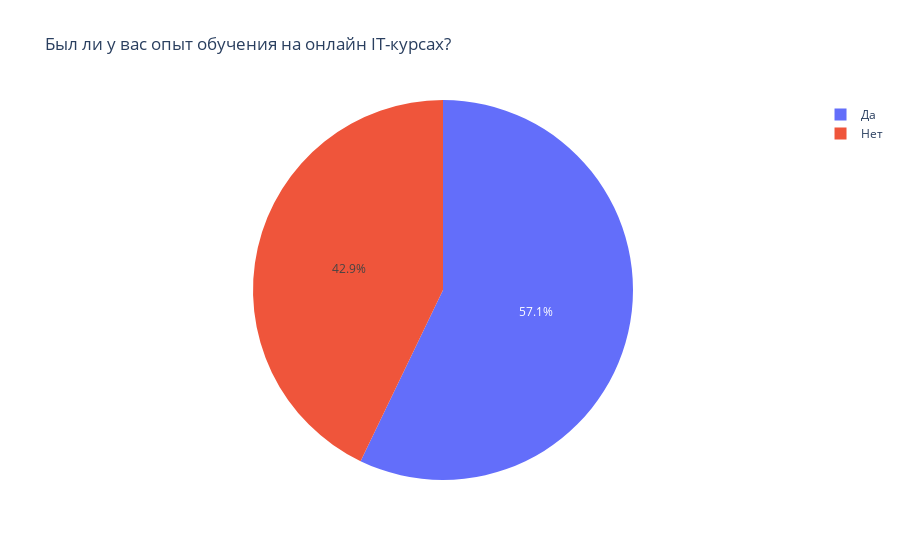

Source (notebook cell):
### Code cell
counts = df['Был ли у вас опыт обучения на онлайн IT-курсах?'].value_counts().reset_index()
counts.columns = ['Опыт_обучения', 'Количество']

# Построение круговой диаграммы
fig = px.pie(counts, values='Количество', names='Опыт_обучения', title='Был ли у вас опыт обучения на онлайн IT-курсах?')
fig.show()

### Figure 1 — Plotly figure (JSON) as saved in the notebook; plotly's stock layout.template omitted (floating-point values rounded to 4 significant figures)
{"data": [{"domain": {"x": [0, 1], "y": [0, 1]}, "hovertemplate": "Опыт_обучения=%{label}<br>Количество=%{value}<extra></extra>", "labels": ["Да", "Нет"], "legendgroup": "", "name": "", "showlegend": true, "type": "pie", "values": [20, 15]}], "layout": {"legend": {"tracegroupgap": 0}, "title": {"text": "Был ли у вас опыт обучения на онлайн IT-курсах?"}}}
